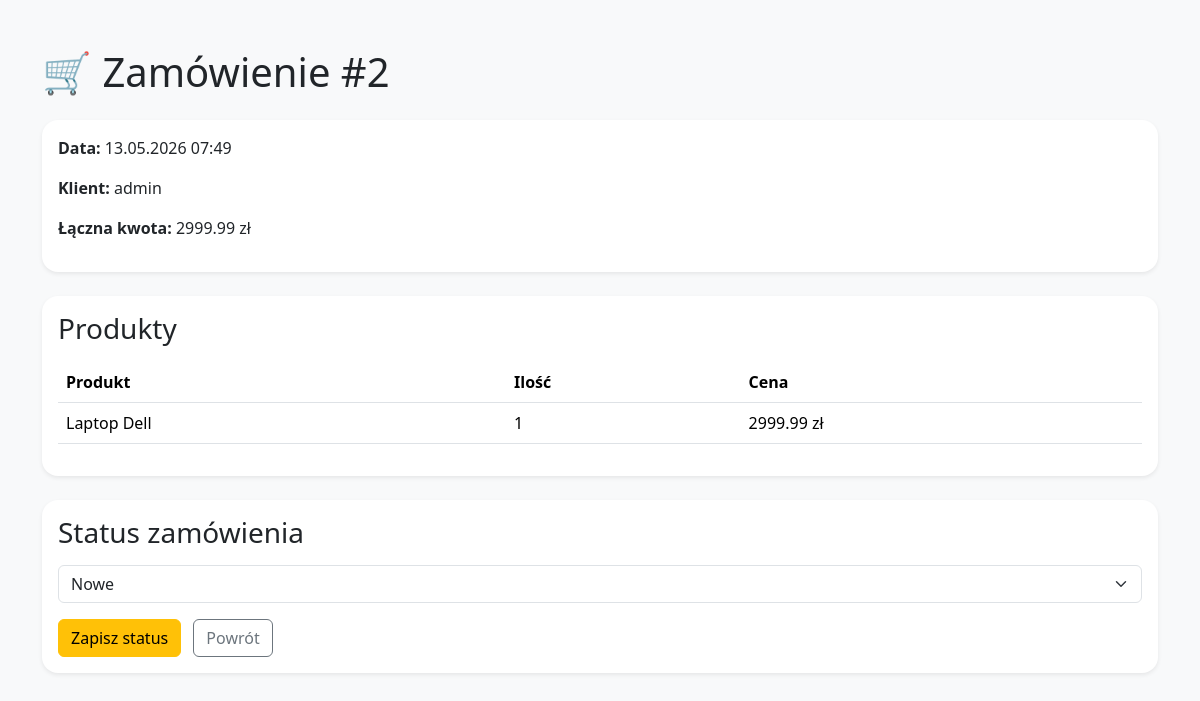
/company-orders/2/ (signed in), run on the app's committed database.
### orders/models.py (models this page shows, shortened)
class Order(models.Model):
    STATUS_CHOICES = [
        ('new', 'Nowe'),
        ('processing', 'W realizacji'),
        ('shipped', 'Wysłane'),
        ('completed', 'Zakończone'),
        ('cancelled', 'Anulowane'),
    ]
    customer = models.ForeignKey(
        settings.AUTH_USER_MODEL,
        on_delete=models.CASCADE,
        related_name='orders'
    )
    created_at = models.DateTimeField(auto_now_add=True)
    status = models.CharField(
        max_length=20,
        choices=STATUS_CHOICES,
        default='new'
    )
    total = models.DecimalField(
        max_digits=10,
        decimal_places=2,
        default=0
    )

class OrderItem(models.Model):
    order = models.ForeignKey(
        Order,
        on_delete=models.CASCADE,
        related_name='items'
    )
    product = models.ForeignKey(
        'products.Product',
        on_delete=models.CASCADE
    )
    quantity = models.PositiveIntegerField(default=1)
    price = models.DecimalField(
        max_digits=10,
        decimal_places=2
    )

### accounts/models.py (models this page shows, shortened)
class User(AbstractUser):
    ROLE_CHOICES = [
        ('admin', 'Administrator'),
        ('company', 'Company Owner'),
        ('sales', 'Sales Manager'),
    ]
    role = models.CharField(
        max_length=20,
        choices=ROLE_CHOICES,
        default='company'
    )
    company = models.ForeignKey(
        'companies.Company',
        on_delete=models.SET_NULL,
        null=True,
        blank=True,
        related_name='employees'
    )

### products/models.py (models this page shows, shortened)
class Product(models.Model):
    company = models.ForeignKey(
        'companies.Company',
        on_delete=models.CASCADE,
        related_name='products'
    )
    category = models.ForeignKey(
        Category,
        on_delete=models.SET_NULL,
        null=True,
        blank=True
    )
    name = models.CharField(max_length=255)
    description = models.TextField()
    price = models.DecimalField(max_digits=10, decimal_places=2)
    quantity = models.PositiveIntegerField(default=0)
    image = models.ImageField(
        upload_to='products/',
        blank=True,
        null=True
    )
    created_at = models.DateTimeField(auto_now_add=True)

### orders/views.py (the view, shortened to what this page needs)
# urls.py: path('company-orders/<int:pk>/', order_detail, name='order_detail'),
@login_required
def order_detail(request, pk):
    if request.user.role not in ['company', 'sales']:
        return redirect('/dashboard/')
    if request.user.role == 'company':
        company = request.user.owned_company
    else:
        company = request.user.company
    order = get_object_or_404(
        Order.objects.filter(
            items__product__company=company
        ).distinct(),
        pk=pk
    )
    items = order.items.filter(
        product__company=company
    ).select_related('product')
    return render(request, 'orders/order_detail.html', {
        'order': order,
        'items': items,
    })

### orders/templates/orders/order_detail.html (shortened to what this page needs)
<!DOCTYPE html>
<html lang="pl">
<head>
    <link href="https://cdn.jsdelivr.net/npm/bootstrap@5.3.3/dist/css/bootstrap.min.css" rel="stylesheet">
</head>
<body class="bg-light">
<div class="container mt-5">
    <h1 class="mb-4">🛒 Zamówienie #{{ order.id }}</h1>
    <div class="card shadow-sm border-0 rounded-4 mb-4">
        <div class="card-body">
            <p><strong>Data:</strong> {{ order.created_at|date:"d.m.Y H:i" }}</p>
            <p><strong>Klient:</strong> {{ order.customer.username }}</p>
            <p><strong>Łączna kwota:</strong> {{ order.total }} zł</p>
        </div>
    </div>
    <div class="card shadow-sm border-0 rounded-4 mb-4">
        <div class="card-body">
            <h3 class="mb-3">Produkty</h3>
            <table class="table">
                <thead>
                    <tr>
                        <th>Produkt</th>
                        <th>Ilość</th>
                        <th>Cena</th>
                    </tr>
                </thead>
                <tbody>
                    {% for item in items %}
                    <tr>
                        <td>{{ item.product.name }}</td>
                        <td>{{ item.quantity }}</td>
                        <td>{{ item.price }} zł</td>
                    </tr>
                    {% endfor %}
                </tbody>
            </table>
        </div>
    </div>
    <div class="card shadow-sm border-0 rounded-4">
        <div class="card-body">
            <h3 class="mb-3">Status zamówienia</h3>
            <form method="post">
                <select name="status" class="form-select mb-3">
                    <option value="new" {% if order.status == 'new' %}selected{% endif %}>Nowe</option>
                </select>
                <button type="submit" class="btn btn-warning">
                    Zapisz status
                </button>
                <a href="/company-orders/"
                   class="btn btn-outline-secondary ms-2">
                    Powrót
                </a>
            </form>
        </div>
    </div>
</div>
</body>
</html>

### data on the page
Order: id "2", created_at "13.05.2026 07:49", customer.username "admin", total "2999.99", status "Nowe"
OrderItem: product.name "Laptop Dell", quantity "1", price "2999.99"
